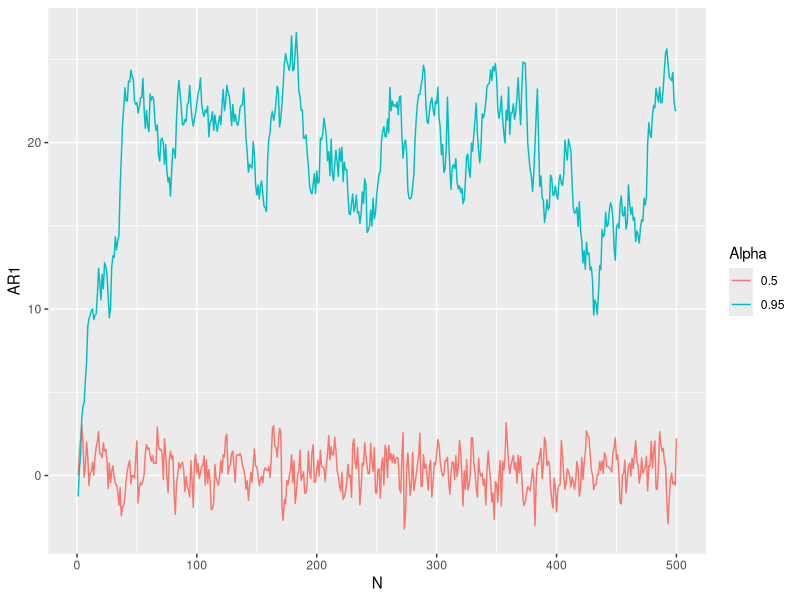
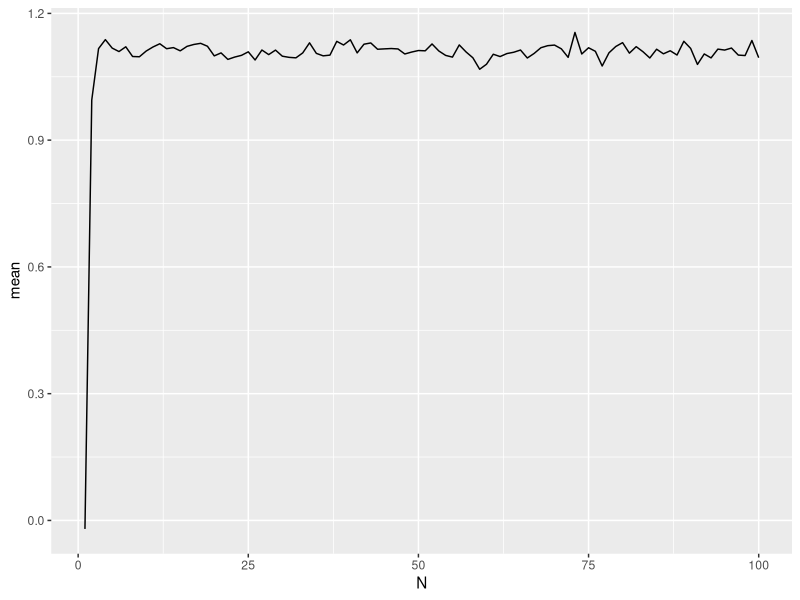

Here is the R script that generated these plots, in order:
## ---- chunk 1
knitr::opts_chunk$set(echo = TRUE)

library(ggplot2)
library(dplyr)
library(purrr)
library(tidyr)
library(MASS)
## ---- chunk 2
AR1 <- function(x_0, N, alpha, sigma) {
  x <- vector()
  for (i in seq(N)){
    # x[1] <- x_0
    if (i == 1){
      epsilon <- rnorm(1, mean = 0, sigma)
      x[i] <- alpha*x_0 + epsilon
    } else {
      epsilon <- rnorm(1, sigma)
      x[i] <- alpha*x[i - 1] + epsilon
    }
  }
  return(data_frame(AR1 = x, N = seq(N), alpha = alpha, sigma = sigma))
}

alpha <- c(0.95, 0.5)
sigma <- c(1, 0.1)
N <- c(500, 500)
x_0 <- c(0, 0)

args <- list(x_0, N, alpha, sigma)

pmap_dfr(args, AR1) %>% 
  ggplot(aes(N, AR1)) +
  geom_line(aes(color = factor(alpha))) +
  scale_color_discrete(name = "Alpha")
## ---- chunk 3
alpha <- rep(0.1, 5000)
sigma <- rep(1, 5000)
N <- rep(100, 5000)
x_0 <- rep(0, 5000)

args <- list(x_0, N, alpha, sigma)

df <- pmap_dfr(args, AR1) %>% 
  group_by(N) %>% 
  summarise(mean = mean(AR1))

ggplot(df, aes(N, mean)) +
  geom_line()
